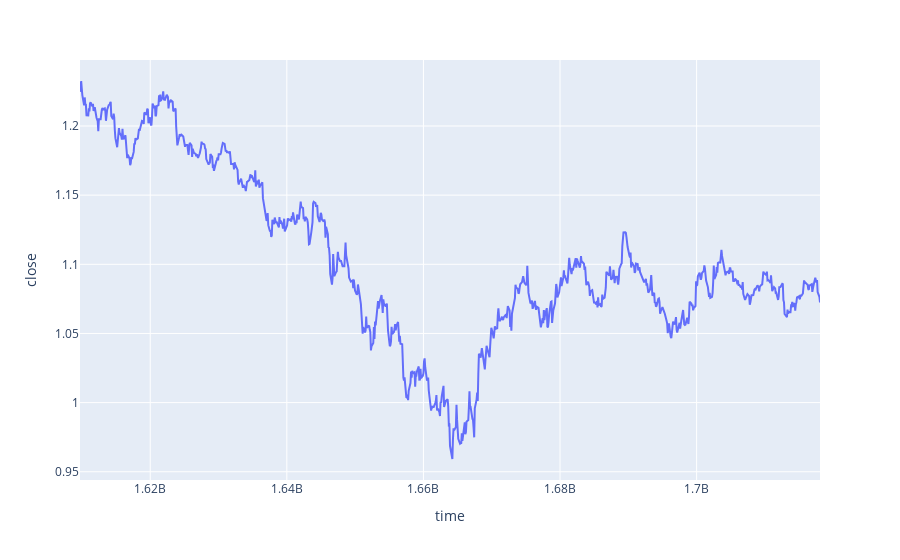

The cell this chart's notebook holds for it:
### Code cell
ohlc_data = pd.DataFrame(mt.copy_rates_range("EURUSD",
                                             mt.TIMEFRAME_D1,
                                             datetime(2021, 1, 1),
                                             datetime.now()))

fig = px.line(ohlc_data, x=ohlc_data['time'], y=ohlc_data['close'])
fig.show()

ohlc_data

### Figure 1 — Plotly figure (JSON) as saved in the notebook; plotly's stock layout.template omitted (floating-point values rounded to 4 significant figures; data arrays with more than 128 entries replaced by an {"elided": "..."} marker saying what was removed)
{"data": [{"hovertemplate": "time=%{x}<br>close=%{y}<extra></extra>", "legendgroup": "", "line": {"color": "#636efa", "dash": "solid"}, "marker": {"symbol": "circle"}, "mode": "lines", "name": "", "orientation": "v", "showlegend": false, "type": "scatter", "x": {"elided": "896 int values"}, "xaxis": "x", "y": {"elided": "896 float values"}, "yaxis": "y"}], "layout": {"legend": {"tracegroupgap": 0}, "margin": {"t": 60}, "xaxis": {"anchor": "y", "domain": [0, 1], "title": {"text": "time"}}, "yaxis": {"anchor": "x", "domain": [0, 1], "title": {"text": "close"}}}}
